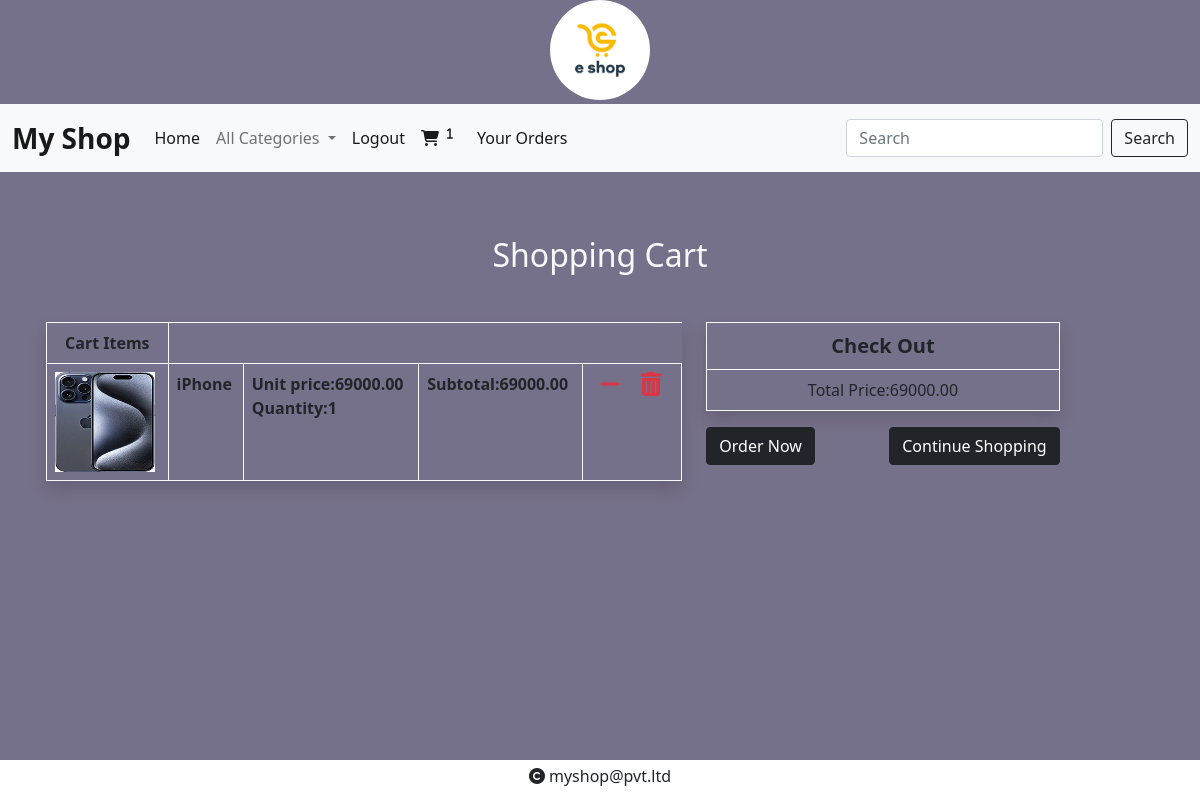
/cart/cartview (signed in), run on the app's committed database.
### cart/models.py (models this page shows)
class Cart(models.Model):
    product=models.ForeignKey(Product,on_delete=models.CASCADE)
    user=models.ForeignKey(User,on_delete=models.CASCADE)
    quantity=models.IntegerField(default=1)
    date_added=models.DateTimeField(auto_now=True)
    def subtotal(self):
        return self.product.price*self.quantity

### shop/models.py (models this page shows, shortened)
class Product(models.Model):
    name=models.CharField(max_length=20)
    desc=models.TextField()
    image=models.ImageField(upload_to="category")
    price=models.DecimalField(max_digits=10,decimal_places=2)
    stock=models.IntegerField(default=0)
    available=models.BooleanField(default=True)
    created=models.DateTimeField(auto_now_add=True)
    updated=models.DateTimeField(auto_now=True)
    category=models.ForeignKey(Category,on_delete=models.CASCADE)

### cart/views.py (the view)
# urls.py: path('cartview',views.cart_view,name="cartview"),
@login_required
def cart_view(request):
    u=request.user
    total=0
    c=Cart.objects.filter(user=u)
    for i in c:
        total+=i.quantity*i.product.price
    context={'cart':c,'total':total}
    return render(request,'cart.html',context)

### cart/context_processors.py (called while the page is built)
def count_items(request):
    u=request.user
    count=0
    if request.user.is_authenticated:
        try:
            c=Cart.objects.filter(user=u)
            for i in c:
                count+=i.quantity
        except:
            count=0
    return {'c':count}

### shop/context_processors.py (called while the page is built)
def menu_links(request):
    c=Category.objects.all()
    return {'links':c}         #we can use this data globally across all webpages inside our app

### templates/cart.html (shortened to what this page needs)
{% extends 'base.html' %}
{% load static %}
{% block content %}
    <div class="container mt-5 p-3" style="margin-bottom:100px;">
        <div class="row">
            <h2 class="text-center text-light mb-5">Shopping Cart</h2>
            <div class="col-7">
                <table class="table table-bordered  border-light shadow">
                    <tr colspan="6">
                        <th class="text-center">Cart Items</th>
                    </tr>
                    {% for i in cart %}
                    <tr class="fs-6 fw-bold">
                        <td><img src="{{i.product.image.url}}" height="100px" width="100px" ></td>
                        <td>{{i.product.name}}</td>
                        <td>Unit price:{{i.product.price}}<br>
                        Quantity:{{i.quantity}}</td>
                        <td>Subtotal:{{i.subtotal}}</td>
                        <td>
                            {% if i.product.stock > 0 %}
                            <a href="{% url 'cart:addtocart' i.product.id %}"><i class="fa-solid fa-plus text-danger fs-4 mx-2"></i></a>
                            <a href="{% url 'cart:cartremove' i.product.id %}"><i class="fa-solid fa-minus text-danger fs-4 mx-2"></i></a>
                            <a href="{% url 'cart:cartdelete' i.product.id %}"><i class="fa-solid fa-trash-can text-danger fs-4 mx-2"></i></a>
                            {% else %}
                            <a href="{% url 'cart:cartremove' i.product.id %}"><i class="fa-solid fa-minus text-danger fs-4 mx-2"></i></a>
                            <a href="{% url 'cart:cartdelete' i.product.id %}"><i class="fa-solid fa-trash-can text-danger fs-4 mx-2"></i></a>
                            {% endif %}
                        </td>
                    </tr>
                    {% endfor %}
                </table>
            </div>
            <div class="col-4">
                <table class="table table-bordered border border-light shadow ">
                    <tr>
                        <th colspan="4" class="text-center fs-5">Check Out</th>
                        </tr>
                    <tr class="text-center">
                    <td>Total Price:{{total}}</td>
                    </tr>
                </table>
                <div class="d-flex justify-content-between">
                <a href="{% url 'cart:orderform' %}" class="btn btn-dark">Order Now</a>
                <a href="{% url 'shop:category' %}" class="btn btn-dark">Continue Shopping</a>
                </div>
            </div>
        </div>
        {% endblock %}

### static/css/style.css (style rules this page uses)
body { background-color:#76718a; }

### data on the page
Cart: product.image (picture), product.name "iPhone", product.price "69000.00", quantity "1", subtotal "69000.00"

### other printed values
{{ c }} "1"
{{ total }} "69000.00"
